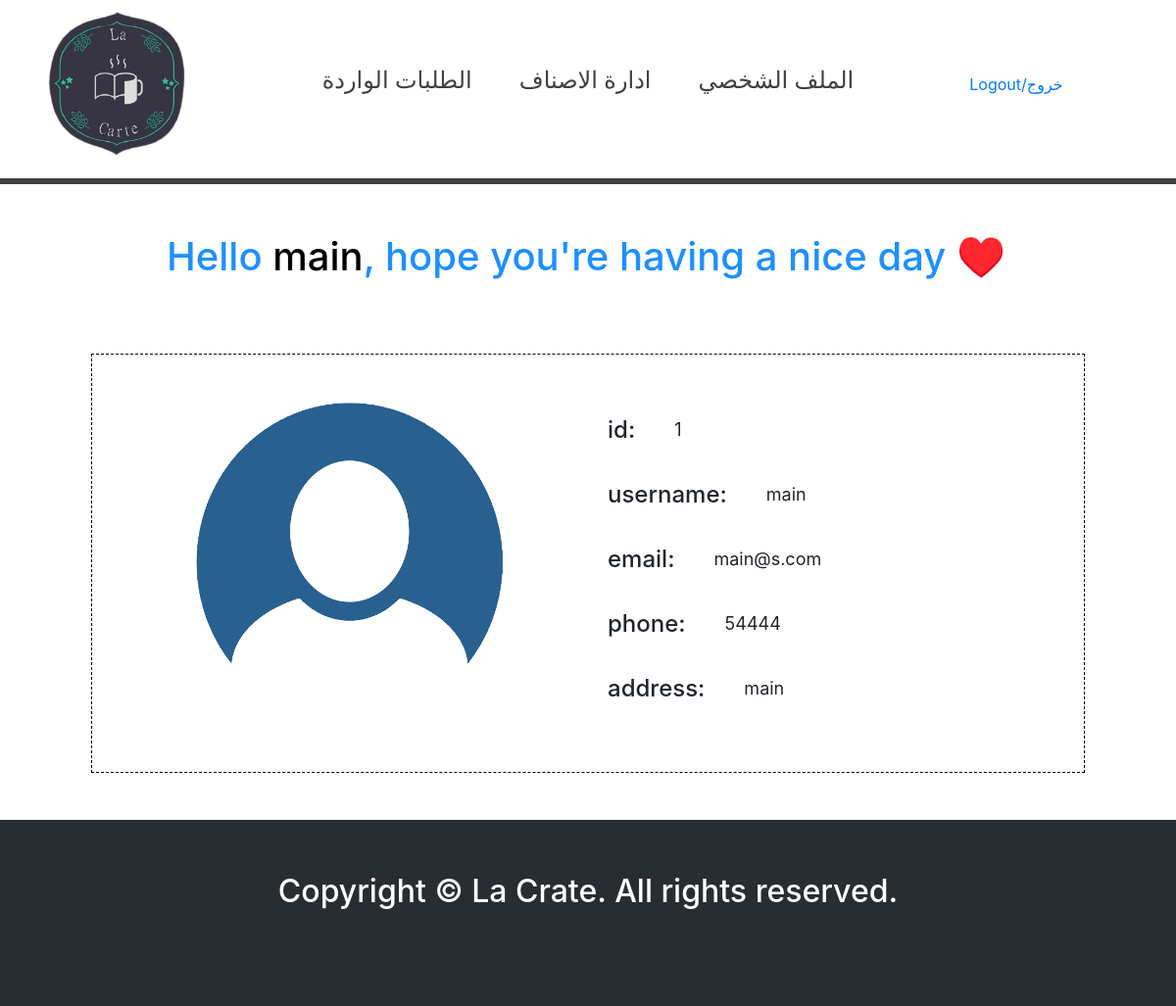
The app's page /Profile.php (signed in) with its own data.
### tables this page shows
CREATE TABLE `cafeteria_information` (
  `CAFETERIA_ID` int(10) NOT NULL,
  `ADMIN_ID` int(10) NOT NULL,
  `CAFTERIA_PHONE` int(10) NOT NULL,
  `CAFTERIA_USERNAME` varchar(50) NOT NULL,
  `CAFTERIA_PASSWORD` tinyint(50) NOT NULL,
  `CAFTERIA_EMAIL` char(250) NOT NULL,
  `CAFTERIA_ADDRESS` varchar(250) NOT NULL
);

### helper_functions/get_user_fun.php (called while the page is built)
<?php
function get_user(){
global $con;
$id = $_SESSION['CAFETERIA_ID'];
$query = "SELECT * FROM cafeteria_information WHERE CAFETERIA_ID='$id'";
$users= mysqli_query($con,$query);
$user = mysqli_fetch_assoc($users);
return $user;
}
?>

### files/profile_page.php (the view, shortened to what this page needs)
<?php $user = get_user(); ?>
<div style="margin:50px 0px 75px 170px; color:dodgerblue">
    <h1>Hello <span style="color:black;"><?php echo $user['CAFTERIA_USERNAME'] ?></span>, hope you're having a nice day <span style="color:black;">♥️<span></h1>
</div>
<div class="container">
    <div class="row m-5 p-5" style="border: 1px dashed black;">
        <div class="col-6">
            <img height="330px" width="400px" src="images/profile.png">
        </div>
        <div id='info' style="display:flex; flex-direction: column; justify-content: space-around; padding-left:20px;">
            <div>
                <h4>id: </h4> <?php echo $user['CAFETERIA_ID'] ?>
            </div>
            <div>
                <h4>username:</h4><?php echo $user['CAFTERIA_USERNAME'] ?>
            </div>
            <div>
                <h4>email:</h4><?php echo $user['CAFTERIA_EMAIL'] ?>
            </div>
            <div>
                <h4>phone:</h4><?php echo $user['CAFTERIA_PHONE'] ?>
            </div>
            <div>
                <h4>address:</h4><?php echo $user['CAFTERIA_ADDRESS'] ?>
            </div>
        </div>
    </div>
</div>

### files/profile_page.php (style rules this page uses)
#info div { display: flex; flex-direction: row; font-size: 18px; }
#info div h4 { padding-right: 40px; }

### records on screen
cafeteria_information: CAFTERIA_USERNAME "main", CAFETERIA_ID "1", CAFTERIA_EMAIL "main@s.com", CAFTERIA_PHONE "54444", CAFTERIA_ADDRESS "main"
